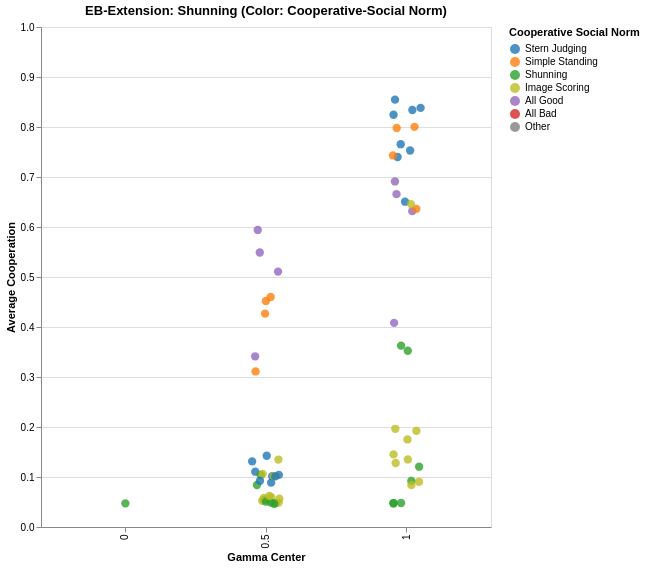

Source (notebook cell):
### Code cell
# --- 1. Filter and Aggregate ---

unique_norms_str = ["".join(map(str, norm)) for norm in unique_norms]

target_gammas = [0, 0.5, 1]
filtered_df = merged_df[merged_df['gamma_center'].isin(target_gammas)].copy()
filtered_df = filtered_df[(filtered_df.Z>=40) & (filtered_df.q==1) & (filtered_df.gens>=400)]
filtered_df = filtered_df[(filtered_df.chi==0.01) & (filtered_df.eps==0.01)]

# Apply the logic to create both columns

norms_split = filtered_df.apply(get_emotional_norms, axis=1)
filtered_df['Cooperative-Social Norm'] = [x[0] for x in norms_split]
filtered_df['Competitive-Social Norm'] = [x[1] for x in norms_split]

filtered_df = filtered_df[
    (filtered_df['Emotion_Leniency'] != 1) | (filtered_df['gamma_center'] == 0)
]


filtered_df['average_cooperation'] = filtered_df['average_cooperation'] / 100.0

mask = (filtered_df["8bit_vector"].isin(unique_norms_str)) | (filtered_df['gamma_center'] == 0)

filtered_df = filtered_df[mask]

target_base_norm = "Shunning" 
color_column = 'Cooperative-Social Norm' # CHOOSE: 'Cooperative-Social Norm' or 'Competitive-Social Norm'
plot_data = filtered_df[filtered_df['base_social_norm'] == target_base_norm].copy()

agg_df = plot_data.groupby([
    'eb_social_norm', 'gamma_center', 'DNF_literals',
    'Cooperative-Social Norm', 'Competitive-Social Norm'
]).agg({
    'average_cooperation': 'mean'
}).reset_index() 

domain = [
    "Stern Judging", "Simple Standing", "Shunning", "Image Scoring", 
    "All Good", "All Bad", "Other"
]
range_ = [
    "#1f77b4", "#ff7f0e", "#2ca02c", "#bcbd22", 
    "#9467bd", "#d62728", "#7f7f7f"
]

jitter_chart = alt.Chart(agg_df).mark_circle(size=70, opacity=0.8).encode(
    x=alt.X('gamma_center:O', title='Gamma Center'),
    y=alt.Y('average_cooperation:Q', title='Average Cooperation', scale=alt.Scale(domain=[0, 1])),
    xOffset=alt.XOffset('jitter:Q', scale=alt.Scale(domain=[-2, 2])),   
    color=alt.Color(f'{color_column}:N',
        scale=alt.Scale(domain=domain, range=range_),
        legend=alt.Legend(title=color_column.replace('-', ' '))
    ),
    tooltip=[
        alt.Tooltip('eb_social_norm', title='EB Norm'),
        alt.Tooltip('Cooperative-Social Norm', title='Coop Rule'),
        alt.Tooltip('Competitive-Social Norm', title='Comp Rule'),
        alt.Tooltip('average_cooperation', title='Avg Coop', format='.3f'),
        alt.Tooltip('DNF_literals', title='Complexity')
    ]
).transform_calculate(
    jitter='datum.gamma_center == 0 ? 0 : (random()-0.5)'
).properties(
    title=f"EB-Extension: {target_base_norm} (Color: {color_column})",
    width=450,
    height=500
).interactive()

jitter_chart.display()

### Figure 1 — Vega-Lite specification as saved in the notebook (floating-point values rounded to 4 significant figures; data arrays with more than 128 entries replaced by an {"elided": "..."} marker saying what was removed)
{"config": {"view": {"continuousWidth": 300, "continuousHeight": 300}}, "data": {"name": "data-e33f60291070065bb1eaab2c6abca872"}, "mark": {"type": "circle", "opacity": 0.8, "size": 70}, "encoding": {"color": {"field": "Cooperative-Social Norm", "legend": {"title": "Cooperative Social Norm"}, "scale": {"domain": ["Stern Judging", "Simple Standing", "Shunning", "Image Scoring", "All Good", "All Bad", "Other"], "range": ["#1f77b4", "#ff7f0e", "#2ca02c", "#bcbd22", "#9467bd", "#d62728", "#7f7f7f"]}, "type": "nominal"}, "tooltip": [{"field": "eb_social_norm", "title": "EB Norm", "type": "nominal"}, {"field": "Cooperative-Social Norm", "title": "Coop Rule", "type": "nominal"}, {"field": "Competitive-Social Norm", "title": "Comp Rule", "type": "nominal"}, {"field": "average_cooperation", "format": ".3f", "title": "Avg Coop", "type": "quantitative"}, {"field": "DNF_literals", "title": "Complexity", "type": "quantitative"}], "x": {"field": "gamma_center", "title": "Gamma Center", "type": "ordinal"}, "xOffset": {"field": "jitter", "scale": {"domain": [-2, 2]}, "type": "quantitative"}, "y": {"field": "average_cooperation", "scale": {"domain": [0, 1]}, "title": "Average Cooperation", "type": "quantitative"}}, "height": 500, "params": [{"name": "param_1e9efca18e7a2868", "select": {"type": "interval", "encodings": ["x", "y"]}, "bind": "scales"}], "title": "EB-Extension: Shunning (Color: Cooperative-Social Norm)", "transform": [{"calculate": "datum.gamma_center == 0 ? 0 : (random()-0.5)", "as": "jitter"}], "width": 450, "$schema": "https://vega.github.io/schema/vega-lite/v6.1.0.json", "datasets": {"data-e33f60291070065bb1eaab2c6abca872": {"elided": "131 records"}}}
